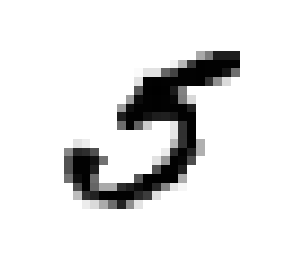
#> input picture machine learning_Handson/HO3 Task - Logistic Regression - ML2020/images/digit.png, 281 x 280 px, found by its file name; its folder holds only this picture in this run
$ jupyter execute --allow-errors HW1.ipynb
#> lines starting #> are read from the running program, lines starting #| are printed output that depends on the picture
# Question 6

[cell 1]
import numpy as np
import pandas as pd
import seaborn as sn
from skimage import io
import matplotlib.pyplot as plt
import os

[cell 2]
def load_images_from_folder(folder):
#> called with folder = 'images'
    images = []
    average_colors = []
    labels = []
    for filename in os.listdir(folder):
        if filename[0] == 'm':
            labels.append('red')
        else:
            labels.append('blue')
        img = io.imread(os.path.join(folder,filename))
#> img is the input picture: shape (280, 281, 4); mean R, G, B, A 227.9, 227.9, 227.9, 195.3
        if img is not None:
            images.append(img)
            average = img.mean(axis=0).mean(axis=0)
#> average = [227.9, 227.9, 227.9, 195.3]
            average_colors.append(average)
    return images, labels, average_colors

images, labels, averages = load_images_from_folder('images')
#> images = 1 item; labels = ['blue']; averages = [[227.9, 227.9, 227.9, 195.3]]

#> (a cell that did not finish here is left out)

[cell 4]
from collections import Counter

target_names = ['red', 'blue']
train = images
#> train = 1 item
target = labels
#> target = ['blue']
predict_targets = ['red' if average[0] > average[1] else 'blue' for average in averages]
#> predict_targets = ['blue']

print(len(train), len(target), len(predict_targets))
#| 1 1 1
#> (the rest of this cell did not finish here and is left out)

[cell 5]
from sklearn.metrics import classification_report, confusion_matrix

#> (the rest of this cell did not finish here and is left out)

# Question 7

[cell 6]
def f(x):
    return np.cos(2 * np.pi * x)
npoints = 20
x = np.random.rand(npoints)[:, np.newaxis]
y = f(x) + np.random.normal(0, 1, npoints)[:, np.newaxis]

[cell 7]
import numpy as np
import matplotlib.pyplot as plt
from sklearn import linear_model
from sklearn.model_selection import train_test_split
from sklearn.preprocessing import PolynomialFeatures
from sklearn.pipeline import make_pipeline
from sklearn.metrics import mean_squared_error
from mlxtend.evaluate import bias_variance_decomp

x.sort(axis=0)
x_train = x
x_test = x
y_train = y
y_test = y

degrees = [1 ,4, 8 ,12, 15, 20]
for i, d in enumerate(degrees):
    poly_model = make_pipeline(PolynomialFeatures(degree=d), linear_model.LinearRegression())
#     mse, bias, var = bias_variance_decomp(poly_model, x_train, y_train, x_test, y_test, loss='mse', num_rounds=200, random_seed=1)
    poly_model.fit(x_train, y_train)

    fig = plt.figure()
    ax = plt.axes()
    title = 'Degree of ' + str(d)
    ax.set(xlabel='X', ylabel='Y', title=title)
    ax.scatter(x,y, alpha=0.5, cmap='viridis')
    ax.plot(x_test, poly_model.predict(x_test), color='red', label='poly')

    ax.legend()
    plt.show()
    print('Mean Square Error for degree: ', d, ' Is: ', mean_squared_error(y_test, poly_model.predict(x_test)))
#> this loop made 6 passes
#> pass 1, `plt.show()`:
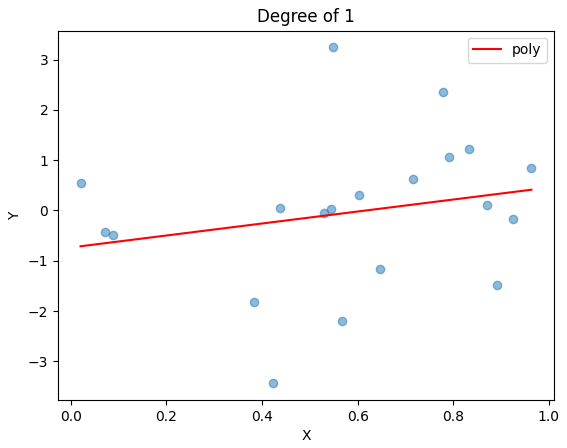
#> figure drawn by matplotlib, 1 panel; curve peaks at x = 0.964, y = 0.413
